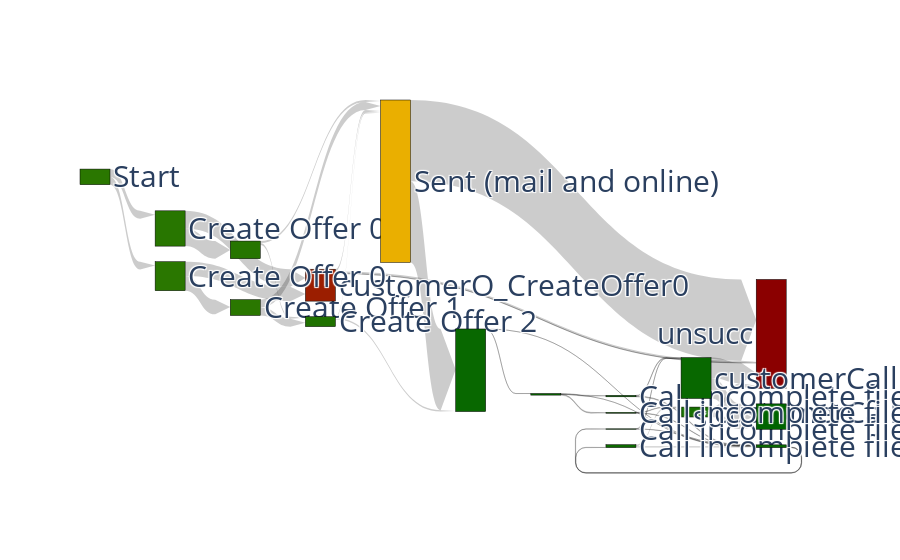

Source (notebook cell):
### Code cell
def reduced_sankey_diagram(g, results_file, strategy, lost_users_dict):
      g = copy.deepcopy(g)
      print(strategy.keys())
      g = g.subgraph(strategy.keys()) # consider only nodes seen in strategy
      g = reduce_graph(g, results_file)
      color_map = compute_color_map(g, results_file)

      d = nx.get_node_attributes(g, "contraction")
      reduction_mapping = {}
      for k in d:
            reduction_mapping[k] = flatten(d[k], [])
      print("reduction mapping", reduction_mapping)
                             
      node_list = list(g.nodes())
      print("Node_list", node_list)
      print(len(node_list))
      node_dict = {node_list[i] : i for i in range(len(node_list))}

      print("dict", lost_users_dict)

      edge_list = []
      value_list = []
      for e in [e for e in lost_users_dict if lost_users_dict[e] != 0]:
            if e[0] in node_list:
                  s = e[0]
            else:
                  s = None
                  for h in reduction_mapping:
                        if e[0] in reduction_mapping[h]:
                              s = h
                  assert s
            if e[1] in node_list:
                  t = e[1]
            else:
                  t = None
                  for h in reduction_mapping:
                        if e[1] in reduction_mapping[h]:
                              t = h
                  assert t
            edge_list.append((s,t))
            value_list.append(lost_users_dict[e])

      labels = []

      # build label list with right states
      for s in node_list:
            if s not in reduction_mapping or s in lost_users_dict:
                  label = str(s).split(": ")[1].replace("LONG", "").replace("SHORT", "").replace("W_", "").replace("Callincompletefiles", 'Call incomplete files')
                  labels.append(label)
            elif any(["start" in h for h in reduction_mapping[s]]):
                  labels.append("Start")
            elif any(["q64" in h for h in reduction_mapping[s]]) or "q64" in s:
                  labels.append("Sent (mail and online)")
            elif any(["q23" in h for h in reduction_mapping[s]]) or "q23" in s:
                  labels.append("Create Offer 0")
            elif any(["q13" in h for h in reduction_mapping[s]]) or "q13" in s:
                  labels.append("Create Offer 0")
            elif any(["q42" in h for h in reduction_mapping[s]]) or "q42" in s:
                  labels.append("Create Offer 1")
            elif any(["q32" in h for h in reduction_mapping[s]]) or "q42" in s:
                  labels.append("Create Offer 2")
            elif results_file[s] == 1:
                  labels.append("succ")
            elif results_file[s] == 0:
                  labels.append("unsucc")
            else:
                  # s is in reduction_mapping and not in lost_users_dict
                  labels.append("")
                  #labels.append("C"+str(s).split(": ")[0])

      fig = go.Figure(data=[go.Sankey(
      node = dict(
          pad = 10,
          thickness = 30,
          line = dict(color = "black", width = 0.5),
          label = labels,
          color = [color_map[s] for s in node_list],
          align = "right"
      ),
      link = dict(
          source = [node_dict[e[0]] for e in edge_list],
          target = [node_dict[e[1]] for e in edge_list],
          value = value_list,
          arrowlen=15,
      ))])
      fig.update_layout(
        font=dict(size = 30)
    )
      fig.write_image("out/after_sankey.png")
      fig.show()

reduced_sankey_diagram(g_after, get_probs_file(results_file_after, g_after, printer_after),  transform_strategy(strategy_after, g_after, printer_after), lost_users_dict_after)

### Figure 1 — Plotly figure (JSON) as saved in the notebook; plotly's stock layout.template omitted (floating-point values rounded to 4 significant figures)
{"data": [{"link": {"arrowlen": 15, "source": [0, 0, 9, 9, 13, 13, 13, 3, 3, 16, 16, 10, 10, 11, 11, 12, 12, 6, 6, 15, 15, 2, 8, 8, 4, 4, 2, 2, 14, 14, 7, 7, 18, 18, 5, 5], "target": [16, 9, 3, 13, 12, 1, 1, 10, 12, 6, 13, 11, 12, 2, 15, 1, 11, 10, 12, 8, 4, 15, 15, 14, 15, 5, 7, 18, 17, 1, 15, 14, 5, 15, 17, 1], "value": [5.912, 6.103, 13.58, 13.58, 1.69, 1.619, 0.0704, 1.546, 1.549, 11.34, 10.98, 1.056, 1.055, 0.0783, 0.015, 62.49, 62.5, 6.1, 6.113, 0.2248, 0.2208, 0.0099, 0.1248, 0.1239, 1.114, 1.118, 0.627, 0.6157, 15.72, 15.75, 0.5376, 0.5621, 0.3276, 0.3266, 3.828, 3.824]}, "node": {"align": "right", "color": ["#2a7700", "#8b0000", "#086800", "#267500", "#0c6900", "#166e00", "#2a7700", "#086800", "#086800", "#287600", "#207200", "#086800", "#eaaf00", "#9b1e00", "#086800", "#086800", "#2a7700", "#006400", "#106b00"], "label": ["Start", "unsucc", "", "", "Call incomplete files", "customerCall incomplete files", "Create Offer 1", "Call incomplete files", "Call incomplete files", "Create Offer 0", "Create Offer 2", "", "Sent (mail and online)", "customerO_CreateOffer0", "customerCall incomplete files", "", "Create Offer 0", "succ", "Call incomplete files"], "line": {"color": "black", "width": 0.5}, "pad": 10, "thickness": 30}, "type": "sankey"}], "layout": {"font": {"size": 30}}}
